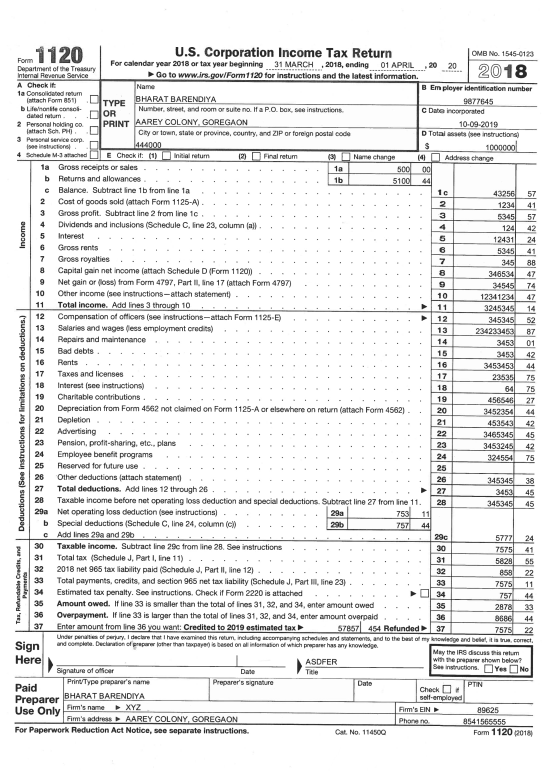
#> input picture input/abc.jpg, 1656 x 2339 px (shown at 1/3 size)
$ python -i Preprocess.py   (imports and definitions only)
#> lines starting #> are read from the running program, lines starting #| are printed output that depends on the picture; after the words box and inside, x2 and y2 are one past the last pixel; in counts of white or black regions, pixels touching at a corner belong together; long printed decimals are rounded
#> further down, picture is the input picture: shape (2339, 1656, 3); min 0, max 255, mean 234.2
import cv2
import cv2
import numpy as np
from scipy import ndimage
from PIL import Image, ImageChops
import math


class Preprocess:
    def __init__(self, img):
        self.img = img

    def preprocess(self):
        img = self.img

        # Converting image to gray scale
        img = cv2.cvtColor(img, cv2.COLOR_BGR2GRAY)

        # Removing Noise from Image by Dilating, Eroding and Gaussian Blur
        kernel = np.ones((1, 1), np.uint8)
        img = cv2.dilate(img, kernel, iterations=1)
        img = cv2.erode(img, kernel, iterations=1)
        img = cv2.GaussianBlur(img, (3, 3), 0)

        # Binarization
        img = cv2.threshold(img, 0, 255, cv2.THRESH_BINARY + cv2.THRESH_OTSU)[1]
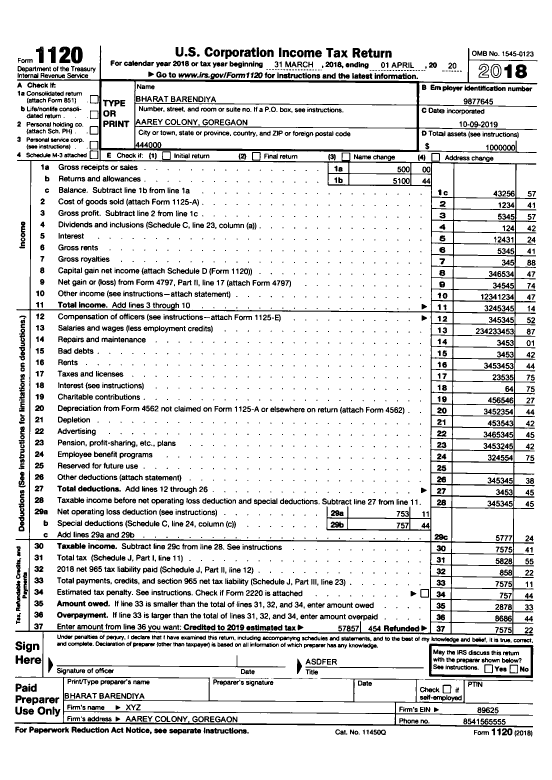
#> img: shape (2339, 1656) (shown at 1/3 size); 88.1% white; 3350 black regions (994 under 20 px), largest, box (x1, y1, x2, y2) and area: (43, 136, 1613, 2182) 116814, (1287, 1931, 1600, 2034) 5685, (170, 1966, 857, 2002) 1940

        # Trimming the White Space
        im = Image.fromarray(img)
        bg = Image.new(im.mode, im.size, im.getpixel((0, 0)))
#> bg: PIL image 1656x2339 L; every value is 255
        diff = ImageChops.difference(im, bg)
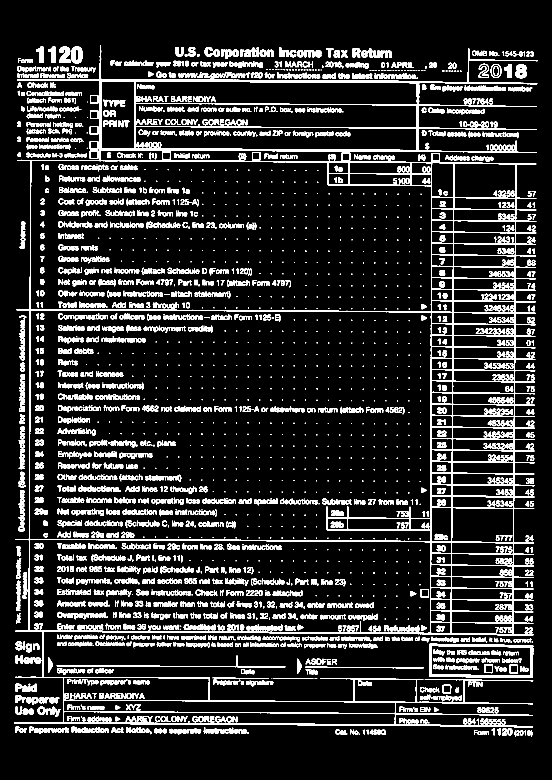
#> diff: PIL image 1656x2339 L (shown at 1/3 size); 11.9% white; 3350 white regions (994 under 20 px), largest, box (x1, y1, x2, y2) and area: (43, 136, 1613, 2182) 116814, (1287, 1931, 1600, 2034) 5685, (170, 1966, 857, 2002) 1940
        diff = ImageChops.add(diff, diff, 2.0, -100)
        bbox = diff.getbbox()
#> bbox = (43, 136, 1613, 2210)
        img1 = im.crop(bbox)
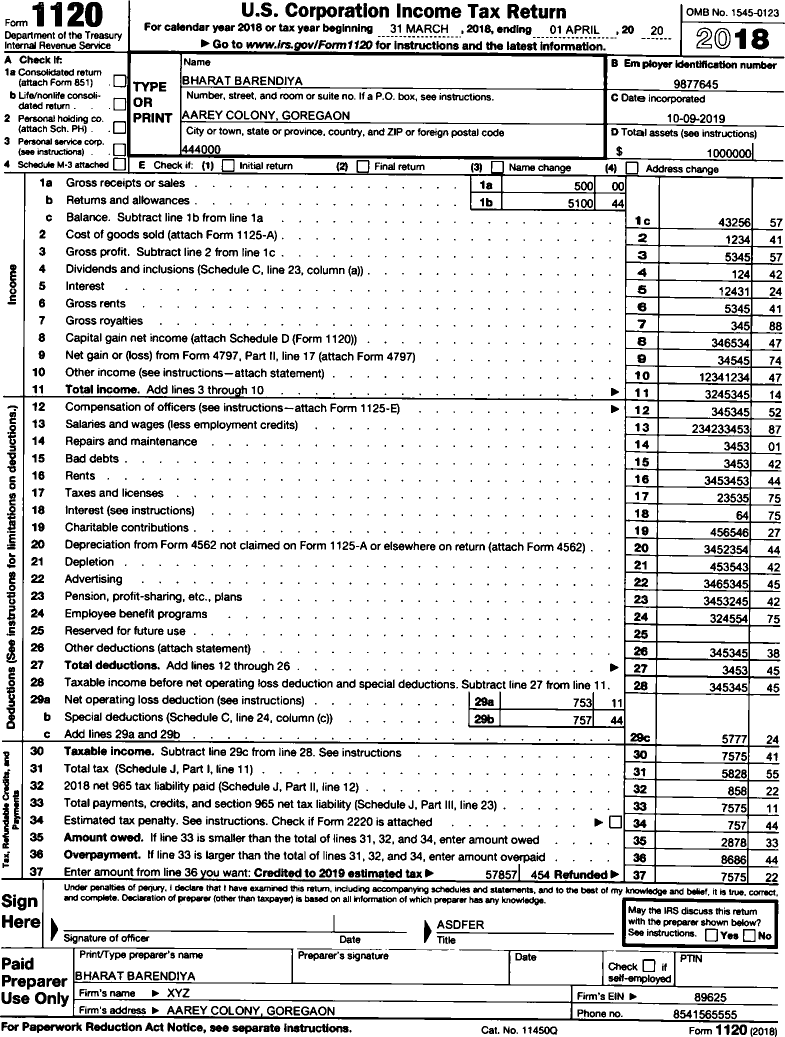
#> img1: PIL image 1570x2074 L (shown at 1/2 size); 85.8% white; 3350 black regions (994 under 20 px), largest, box (x1, y1, x2, y2) and area: (0, 0, 1570, 2046) 116814, (1244, 1795, 1557, 1898) 5685, (127, 1830, 814, 1866) 1940
        img = np.asarray(img1)

        # detecting the Edges using Canny Edge detector
        edges = cv2.Canny(img, 50, 150, apertureSize=3)
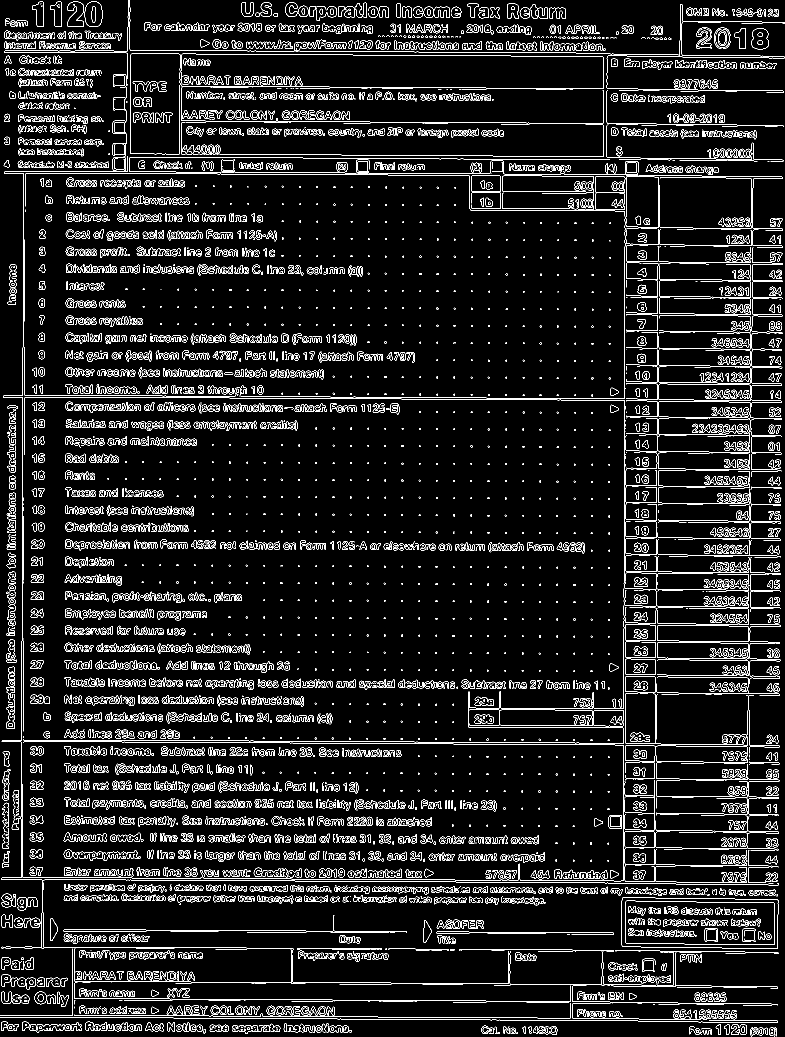
#> edges: shape (2074, 1570) (shown at 1/2 size); 7.6% white in thin lines or dots
        cv2.imwrite(
            'C:/Users/UmangRB/Desktop/Ex_Files_Deep_Learning_Face_Recog/final_tess/Intermediary/houghlineedges.jpg',
            edges)

        # Finding the Lines using HoughLineP
        lines = cv2.HoughLinesP(edges, 1, np.pi / 180, 100, minLineLength=500, maxLineGap=10)
#> lines = [[1249, 879, 1249, 378], [134, 1372, 909, 1372], [127, 1798, 635, 1798], [132, 537, 643, 546], [128, 1800, 693, 1800]]
        n, m, l = np.shape(lines)
#> n = 5; m = 1; l = 4

        # Sorting the Lines
        array = np.empty([n, l])
        for i in range(0, n):
            array[i, 0] = int(lines[i, 0, 0])
            array[i, 1] = int(lines[i, 0, 1])
            array[i, 2] = int(lines[i, 0, 2])
            array[i, 3] = int(lines[i, 0, 3])
#> after the loop, array has the same summary as lines
        array = np.int64(array)
        array = array[array[:, 1].argsort()]
#> array = [[132, 537, 643, 546], [1249, 879, 1249, 378], [134, 1372, 909, 1372], [127, 1798, 635, 1798], [128, 1800, 693, 1800]]
        angles = []
        for i in range(0, n):
            x1, y1, x2, y2 = array[i]
            if abs(y2 - y1) < 15:
                angle = math.degrees(math.atan2(y2 - y1, x2 - x1))
                angles.append(angle)
            print(array[i])
#> this loop made 5 passes
#> (x1, y1, x2, y2, angle) on passes 1, 3, 4, 5: (132, 537, 643, 546, 1.01), (134, 1372, 909, 1372, 0), (127, 1798, 635, 1798, 0), (128, 1800, 693, 1800, 0)
#| [132 537 643 546]
#| [1249  879 1249  378]
#| [ 134 1372  909 1372]
#| [ 127 1798  635 1798]
#| [ 128 1800  693 1800]
#> after the loop, angles = [1.01, 0, 0, 0]
        print(angles)
#| [1.009, 0.0, 0.0, 0.0]
        median_angle = 1.1111111
        median_angle = np.mean(angles)
#> median_angle = 0.252
        print(median_angle)
#| 0.2523
        img = ndimage.rotate(img, median_angle, cval=255)
#> img: shape (2081, 1579)

        im = Image.fromarray(img)
        bg = Image.new(im.mode, im.size, im.getpixel((0, 0)))
#> bg: PIL image 1579x2081 L; every value is 255
        diff = ImageChops.difference(im, bg)
#> diff: PIL image 1579x2081 L
        diff = ImageChops.add(diff, diff, 2.0, -100)
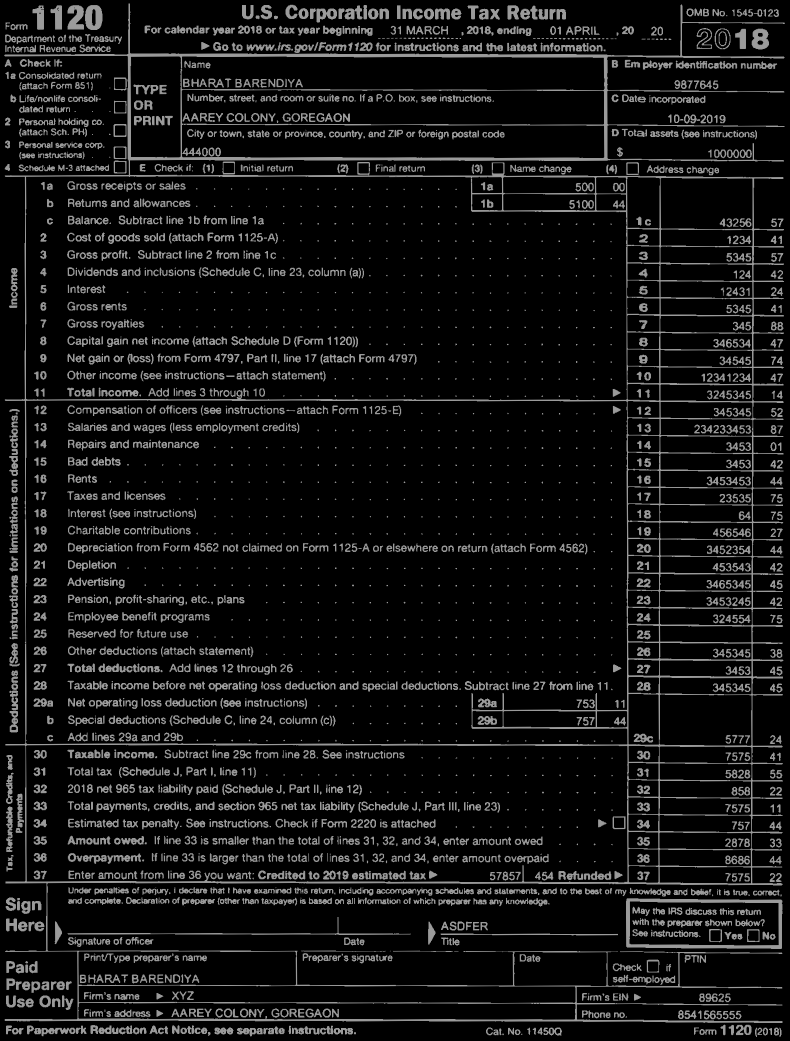
#> diff: PIL image 1579x2081 L (shown at 1/2 size); min 0, max 155, mean 19.3
        bbox = diff.getbbox()
#> bbox = (8, 6, 1570, 2074)
        img1 = im.crop(bbox)
#> img1: PIL image 1562x2068 L
        img = np.asarray(img1)

        width = 4250
        height = 5500
        dim = (width, height)
        img = cv2.resize(img, dim, interpolation=cv2.INTER_AREA)
#> img: shape (5500, 4250)
        img = cv2.resize(img, None, fx=1.5, fy=1.5, interpolation=cv2.INTER_CUBIC)
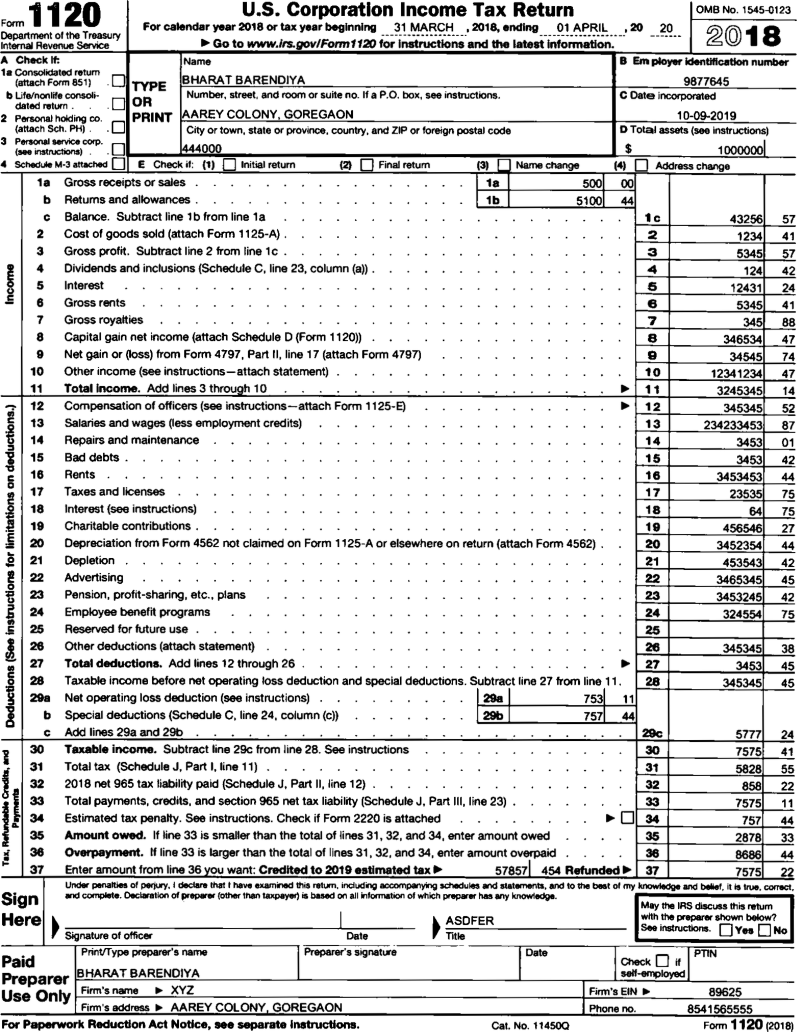
#> img: shape (8250, 6375) (shown at 1/8 size); min 0, max 255, mean 218.4
        return img

>>> import cv2
>>> picture = cv2.imread('../input/abc.jpg')
>>> result = Preprocess(picture).preprocess()

$ run again, on input/f1120_2.jpg
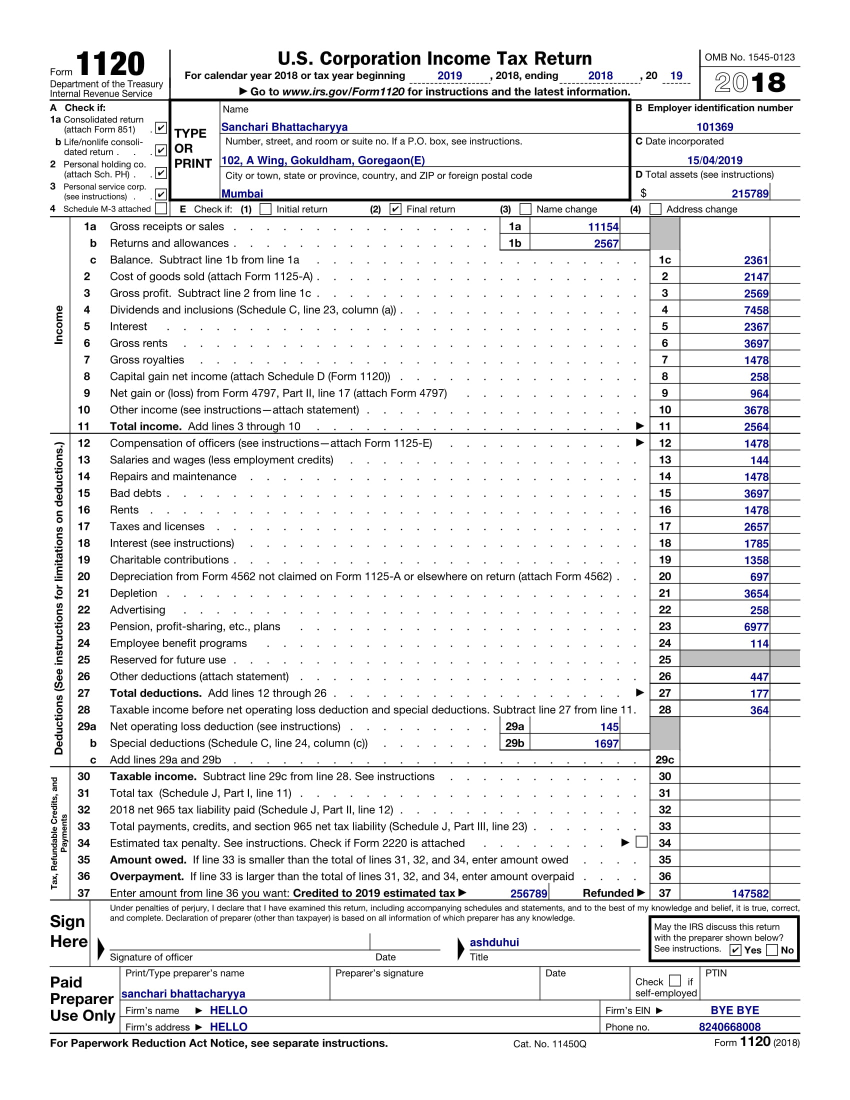
#> input picture input/f1120_2.jpg, 1700 x 2200 px (shown at 1/2 size)
#> picture is the input picture: shape (2200, 1700, 3); mean B, G, R 236.6, 235.9, 235.9
#> in preprocess, `diff = ImageChops.difference(im, bg)`:
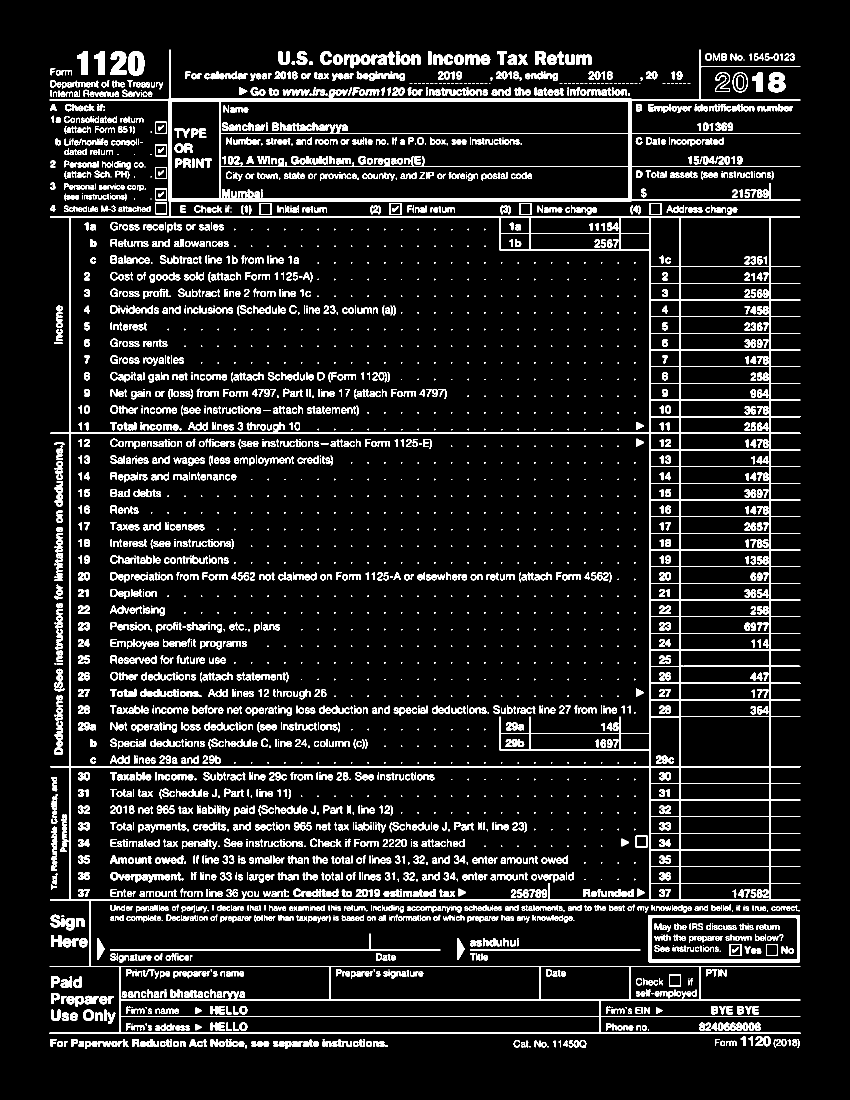
#> diff: PIL image 1700x2200 L (shown at 1/2 size); 9.7% white; 3888 white regions (1046 under 20 px), largest, box (x1, y1, x2, y2) and area: (99, 99, 1601, 2068) 90451, (1297, 1830, 1600, 1925) 4924, (220, 1867, 881, 1901) 1386
#> in preprocess, `bbox = diff.getbbox()`: bbox = (99, 99, 1601, 2098)
#> img1: PIL image 1502x1999 L; 87.9% white; 3888 black regions (1046 under 20 px), largest, box (x1, y1, x2, y2) and area: (0, 0, 1502, 1969) 90451, (1198, 1731, 1501, 1826) 4924, (121, 1768, 782, 1802) 1386
#> edges: shape (1999, 1502); 6.8% white in thin lines or dots
#> lines = 54 rows, first 6: [3, 765, 1499, 765], [1, 335, 1500, 335], [0, 1965, 1501, 1965], [2, 1932, 1499, 1932], [2, 1699, 1501, 1699], [139, 1899, 1501, 1899]
#> after the loop in preprocess, `for i in range(0, n):`: array has the same summary as lines
#> in preprocess, `array = array[array[:, 1].argsort()]`: array = 54 rows, first 6: [651, 80, 1154, 80], [395, 83, 1154, 83], [517, 86, 1154, 86], [402, 87, 973, 87], [403, 88, 1160, 88], [238, 97, 1162, 97]
#> the loop in preprocess, `for i in range(0, n):` made 54 passes
#> (printed output is left out)
#> after the loop in preprocess, `for i in range(0, n):`: angles = 50 values from 0 to 0
#> (printed output is left out)
#> median_angle = 0
#| 0.0
#> in preprocess, `bbox = diff.getbbox()`: bbox = (0, 0, 1502, 1999)
#> in preprocess, `img = cv2.resize(img, None, fx=1.5, fy=1.5, interpolation=cv2.INTER_CU..`:
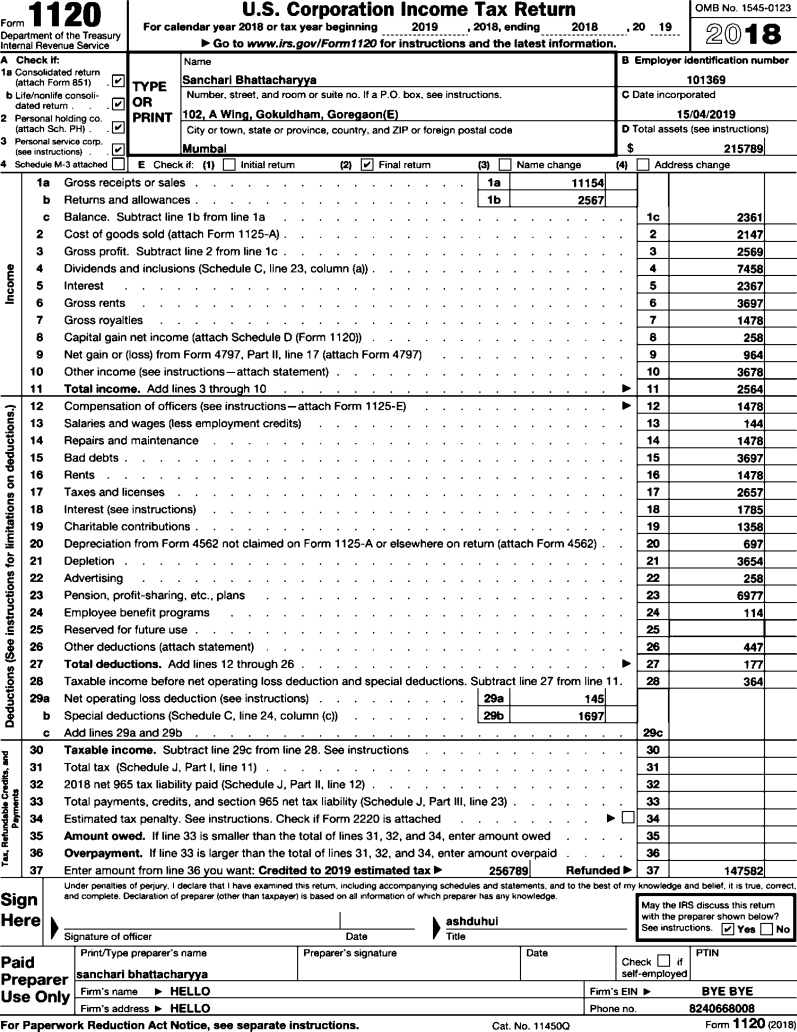
#> img: shape (8250, 6375) (shown at 1/8 size); min 0, max 255, mean 224.1
